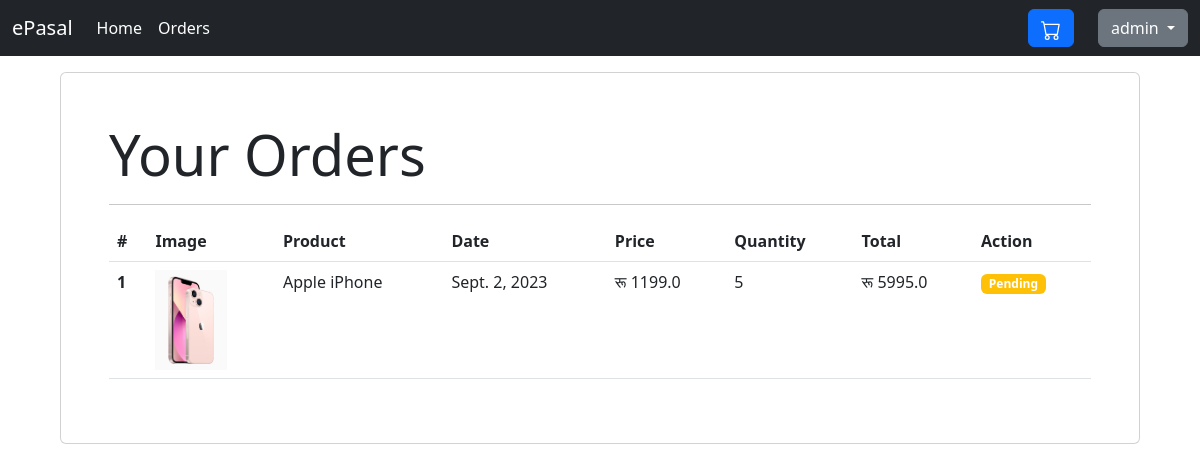
The app's page /orders (signed in) with its own data.
### store/models.py (models this page shows, shortened)
class Order(models.Model):
    product = models.ForeignKey(Product,on_delete=models.CASCADE)
    user = models.ForeignKey(User,on_delete=models.CASCADE)
    quantity = models.IntegerField(default=1)
    price = models.FloatField()
    address = models.CharField(max_length=255,default='')
    phone = models.CharField(max_length=12,default='')
    date = models.DateField(default=datetime.datetime.today)
    status = models.BooleanField(default=False)
    @staticmethod
    def get_orders_by_user(user_id):
        return Order.objects.filter(user__id=user_id).order_by('-date')

class Product(models.Model):
    product_category = models.ForeignKey(ProductCategory,on_delete=models.CASCADE)
    product_name = models.CharField("Product Name",max_length=255)
    product_description = models.TextField("Product Description")
    product_price = models.FloatField("Product Price")
    product_image = models.ImageField(upload_to = "images/",null=True)
    added_on = models.DateTimeField(auto_now=True)

### store/views.py (the view)
# urls.py: path('orders',OrderView.as_view(),name="orders"),
class OrderView(View):
    @method_decorator(auth_middleware)
    def get(self,request):
        orders = Order.get_orders_by_user(request.user.id)
        return render(request,'store/orders.html',{'orders':orders})

### store/templatetags/custom_filters.py (called while the page is built)
@register.filter
def currency(value):
    return "रू "+str(value)

@register.filter
def multiply(x,y):
    return x*y

### store/templates/store/orders.html (shortened to what this page needs)
{% extends 'store/base.html' %} {% load custom_filters %} {% block content %}
<div class="card mt-3 p-5 mx-5">
  <div class="display-4">Your Orders</div>
  <hr />
  <table class="table">
    <thead>
      <tr>
        <th scope="col">#</th>
        <th scope="col">Image</th>
        <th scope="col">Product</th>
        <th scope="col">Date</th>
        <th scope="col">Price</th>
        <th scope="col">Quantity</th>
        <th scope="col">Total</th>
        <th scope="col">Action</th>
      </tr>
    </thead>
    <tbody>
      {%for order in orders%}
      <tr>
        <th scope="row">{{forloop.counter}}</th>
        <td>
          <img height="100px" src="{{order.product.product_image}}" alt="..." />
        </td>
        <td>{{order.product.product_name}}</td>
        <td>{{order.date}}</td>
        <td>{{order.price|currency}}</td>
        <td>{{order.quantity}}</td>
        <td>{{order.price|multiply:order.quantity|currency}}</td>
        <td>
        {%if order.status%}
        <span class="badge bg-success">Completed</span>
        {%else%}
        <span class="badge bg-warning">Pending</span>
        {%endif%}
        </td>
      </tr>
      {%endfor%}
    </tbody>
  </table>
</div>
{% endblock content %}

### store/templates/store/base.html (shortened to what this page needs)
{% load custom_filters %}
<!doctype html>
<html lang="en">
  <head>
    <link href="https://cdn.jsdelivr.net/npm/bootstrap@5.2.3/dist/css/bootstrap.min.css" rel="stylesheet">
    <link rel="stylesheet" href="https://cdnjs.cloudflare.com/ajax/libs/font-awesome/4.7.0/css/font-awesome.min.css">
  </head>
  <body>
    <nav class="navbar navbar-expand-lg navbar-dark bg-dark">
        <div class="container-fluid">
          <a class="navbar-brand" href="/">ePasal</a>
          <div class="collapse navbar-collapse" id="navbarSupportedContent">
            <ul class="navbar-nav me-auto mb-2 mb-lg-0">
              <li class="nav-item">
                <a class="nav-link active" aria-current="page" href="/">Home</a>
              </li>
              {%if request.user.id%}
              <li class="nav-item">
                <a class="nav-link active" aria-current="page" href="/orders">Orders</a>
              </li>
              {%endif%}
            </ul>
            <a href="/cart" class="btn btn-primary position-relative me-4">
            </a>
            {% if not user.is_authenticated%}
            <a role="button" href="/login" class="btn btn-outline-success">Login</a>
            <a role="button" href="/signup" class="btn btn-outline-success ms-3">Signup</a
            {%else%}
            <div class="dropdown">
              <button class="btn btn-secondary dropdown-toggle" type="button" data-bs-toggle="dropdown" aria-expanded="false">
                {{user.username}}
              </button>
            </div>
            {%endif%}
          </div>
        </div>
      </nav>
      <div class="container-fluid">
        {% block content %}{% endblock content %}
      </div>
</body>
</html>

### records on screen
Order: product.product_image (picture), product.product_name "Apple iPhone", date "Sept. 2, 2023", price "रू 1199.0", quantity "5", price|multiply "रू 5995.0", status "Pending"

### other values on screen
{{ user.username }} "admin"
